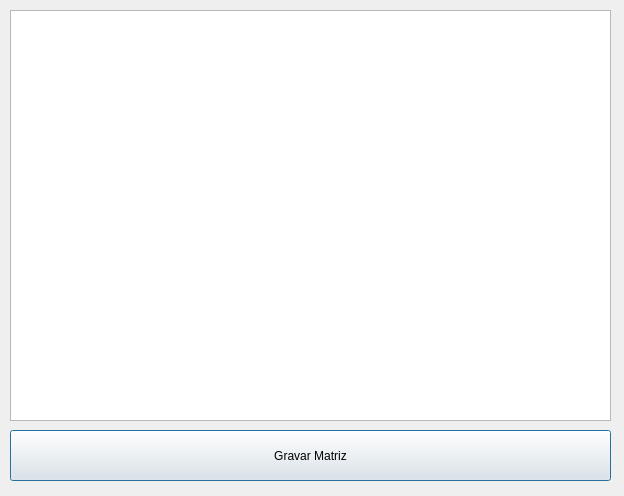
<?xml version="1.0" encoding="UTF-8"?>
<ui version="4.0">
 <class>inserirMatrizScream</class>
 <widget class="QDialog" name="inserirMatrizScream">
  <property name="geometry">
   <rect>
    <x>0</x>
    <y>0</y>
    <width>624</width>
    <height>496</height>
   </rect>
  </property>
  <property name="windowTitle">
   <string>Dialog</string>
  </property>
  <widget class="QTableWidget" name="tableWidget">
   <property name="enabled">
    <bool>true</bool>
   </property>
   <property name="geometry">
    <rect>
     <x>10</x>
     <y>10</y>
     <width>601</width>
     <height>411</height>
    </rect>
   </property>
   <property name="selectionMode">
    <enum>QAbstractItemView::NoSelection</enum>
   </property>
  </widget>
  <widget class="QPushButton" name="pushButton">
   <property name="geometry">
    <rect>
     <x>10</x>
     <y>430</y>
     <width>601</width>
     <height>51</height>
    </rect>
   </property>
   <property name="text">
    <string>Gravar Matriz</string>
   </property>
  </widget>
 </widget>
 <resources/>
 <connections/>
</ui>
